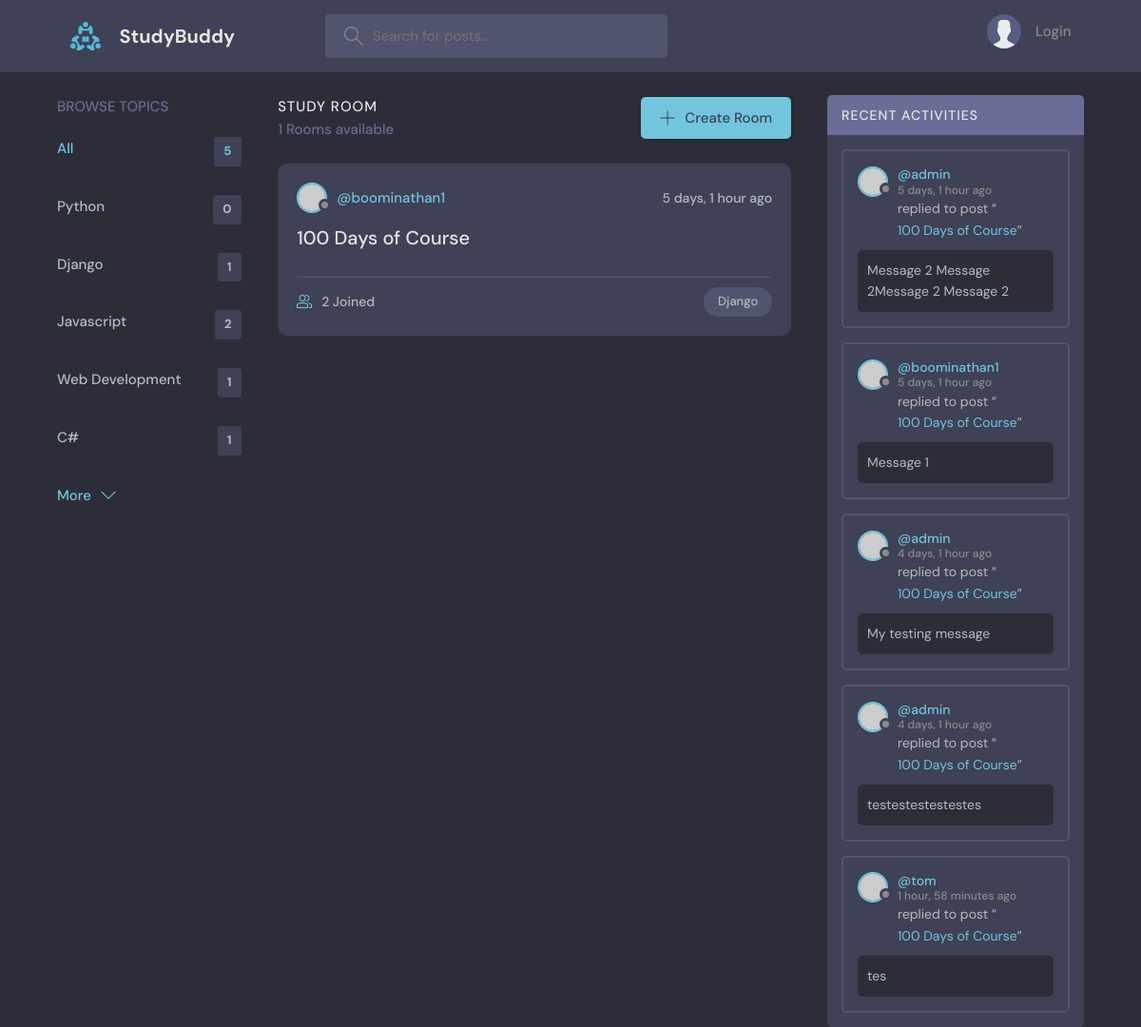
Screenshot of /?q=Django with the database file from the repository.
### base/models.py (models this page shows, shortened)
class Topic(models.Model):
    name = models.CharField(max_length=200)

class Room(models.Model):
    host = models.ForeignKey(User, on_delete=models.SET_NULL,null=True)
    topic = models.ForeignKey(Topic, on_delete=models.SET_NULL,null=True)
    name = models.CharField(max_length=200)
    description = models.TextField(null=True, blank=True)
    participants = models.ManyToManyField(User, related_name='participants',blank=True)
    updated = models.DateField(auto_now=True)
    created = models.DateField(auto_now_add=True)
    class Meta:
        ordering = ['-updated','-created']
    def __str__(self):
        return self.name

class Message (models.Model):
    user = models.ForeignKey(User, on_delete=models.CASCADE)
    room = models.ForeignKey(Room, on_delete=models.CASCADE)
    body = models.TextField(null=True)
    updated = models.DateField(auto_now=True)
    created = models.DateField(auto_now_add=True)
    def __str__(self):
        return self.body[0:50]

### base/views.py (the view)
# urls.py: path('',views.home,name="home"),
def home(request):
    q = request.GET.get('q') if request.GET.get('q') != None else ''
    rooms = Room.objects.filter(
        Q(topic__name__icontains=q) |
        Q(name__icontains=q) |
        Q(description__icontains=q)
    )
    topics = Topic.objects.all()[0:5]
    rooms_count = rooms.count()
    room_messages = Message.objects.filter(Q(room__topic__name__icontains=q))
    context = {'rooms': rooms, 'topics': topics,
               'rooms_count': rooms_count, 'room_messages': room_messages}
    return render(request, 'base/home.html', context)

### base/templates/base/home.html (shortened to what this page needs)
    {% extends "main.html" %}
    {% block content %}
    <main class="layout layout--3">
      <div class="container">
        {% include "base/topics_component.html" %}
        <div class="roomList">
          <div class="roomList__header">
            <div>
              <h2>Study Room</h2>
              <p>{{rooms_count}} Rooms available</p>
            </div>
            <a class="btn btn--main" href="{% url 'create-room' %}">
              <svg version="1.1" xmlns="http://www.w3.org/2000/svg" width="32" height="32" viewBox="0 0 32 32">
                <title>add</title>
                <path
                  d="M16.943 0.943h-1.885v14.115h-14.115v1.885h14.115v14.115h1.885v-14.115h14.115v-1.885h-14.115v-14.115z"
                ></path>
              </svg>
              Create Room
            </a>
          </div>
          {% include "base/feed_component.html" %}
        </div>
        <div class="activities">
          <div class="activities__header">
            <h2>Recent Activities</h2>
          </div>
          {% include "base/activity_component.html" %}
        </div>
      </div>
    </main>
    {% endblock content %}

### base/templates/base/topics_component.html
<div class="topics">
    <div class="topics__header">
      <h2>Browse Topics</h2>
    </div>
    <ul class="topics__list">
      <li>
        <a href="{% url "home" %}" class="active">All <span>{{topics.count}}</span></a>
      </li>
      {% for topic in topics %}
      <li><a href="{% url 'home' %}?q={{topic.name}}">{{topic.name}} <span>{{topic.room_set.all.count}}</span></a></li>
      {% endfor %}
    </ul>
    <a class="btn btn--link" href="{% url "topics" %}">
      More
      <svg version="1.1" xmlns="http://www.w3.org/2000/svg" width="32" height="32" viewBox="0 0 32 32">
        <title>chevron-down</title>
        <path d="M16 21l-13-13h-3l16 16 16-16h-3l-13 13z"></path>
      </svg>
    </a>
  </div>

### base/templates/base/feed_component.html (shortened to what this page needs)
{% for room in rooms%}
<div class="roomListRoom">
    <div class="roomListRoom__header">
      <a href="{% url "user-profile" room.host.id %}" class="roomListRoom__author">
        <div class="avatar avatar--small">
          <img src="https://randomuser.me/api/portraits/women/11.jpg" />
        </div>
        <span>@{{room.host.username}}</span>
      </a>
      <div class="roomListRoom__actions">
        <span>{{room.created|timesince}} ago</span>
      </div>
    </div>
    <div class="roomListRoom__content">
      <a href="{% url 'room' room.id %}">{{room.name}}</a>
    </div>
    <div class="roomListRoom__meta">
      <a href="room.html" class="roomListRoom__joined">
        {{room.participants.all.count}} Joined
      </a>
      <p class="roomListRoom__topic">{{room.topic.name}}</p>
    </div>
  </div>
{% endfor %}

### base/templates/base/activity_component.html (shortened to what this page needs)
{% for message in room_messages %}
<div class="activities__box">
    <div class="activities__boxHeader roomListRoom__header">
      <a href="{% url "user-profile" message.user.id %}" class="roomListRoom__author">
        <div class="avatar avatar--small">
          <img src="https://randomuser.me/api/portraits/women/11.jpg" />
        </div>
        <p>
          @{{message.user}}
          <span>{{message.created|timesince}} ago</span>
        </p>
      </a>
    </div>
    <div class="activities__boxContent">
      <p>replied to post “<a href="{% url "room" message.room.id %}">{{message.room}}</a>”</p>
      <div class="activities__boxRoomContent">
        {{message}}
      </div>
    </div>
  </div>
  {% endfor %}

### rows the page displays
Topic: name "Python", room_set.all.count "0"
Topic: name "Django", room_set.all.count "1"
Topic: name "Javascript", room_set.all.count "2"
Topic: name "Web Development", room_set.all.count "1"
Topic: name "C#", room_set.all.count "1"
Room: host.username "boominathan1", created "5 days, 1 hour", name "100 Days of Course", participants.all.count "2", topic.name "Django"
Message: user "admin", created "5 days, 1 hour", room "100 Days of Course", body "Message 2 Message 2Message 2 Message 2"
Message: user "boominathan1", created "5 days, 1 hour", room "100 Days of Course", body "Message 1"
Message: user "admin", created "4 days, 1 hour", room "100 Days of Course", body "My testing message"
Message: user "admin", created "4 days, 1 hour", room "100 Days of Course", body "testestestestestes"
Message: user "tom", created "1 hour, 58 minutes", room "100 Days of Course", body "tes"

### other values shown
{{ topics.count }} "5"
{{ rooms_count }} "1"
